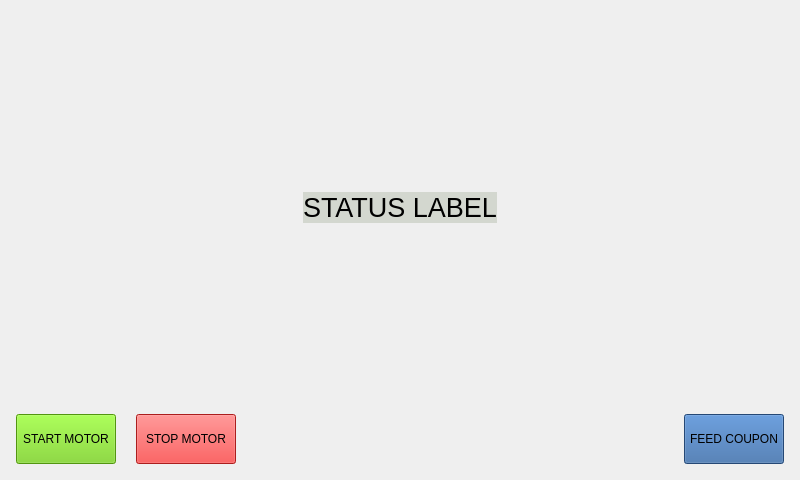
<?xml version="1.0" encoding="UTF-8"?>
<ui version="4.0">
 <class>MechanicalTestingWidget</class>
 <widget class="QWidget" name="MechanicalTestingWidget">
  <property name="geometry">
   <rect>
    <x>0</x>
    <y>0</y>
    <width>800</width>
    <height>480</height>
   </rect>
  </property>
  <property name="windowTitle">
   <string>Form</string>
  </property>
  <property name="styleSheet">
   <string notr="true">QPushButton#stop_btn{
background-color: rgb(239, 41, 41)
}

QPushButton#start_btn{
background-color: rgb(115, 210, 22)
}

QPushButton#feed_btn{
background-color:rgb(52, 101, 164)
}

QLabel#status_lbl{
background-color:rgb(211, 215, 207)
}</string>
  </property>
  <layout class="QVBoxLayout" name="verticalLayout">
   <item>
    <spacer name="verticalSpacer_2">
     <property name="orientation">
      <enum>Qt::Vertical</enum>
     </property>
     <property name="sizeHint" stdset="0">
      <size>
       <width>20</width>
       <height>40</height>
      </size>
     </property>
    </spacer>
   </item>
   <item alignment="Qt::AlignHCenter|Qt::AlignVCenter">
    <widget class="QLabel" name="status_lbl">
     <property name="font">
      <font>
       <pointsize>20</pointsize>
      </font>
     </property>
     <property name="text">
      <string>STATUS LABEL</string>
     </property>
     <property name="margin">
      <number>10</number>
     </property>
    </widget>
   </item>
   <item>
    <spacer name="verticalSpacer">
     <property name="orientation">
      <enum>Qt::Vertical</enum>
     </property>
     <property name="sizeHint" stdset="0">
      <size>
       <width>20</width>
       <height>40</height>
      </size>
     </property>
    </spacer>
   </item>
   <item>
    <layout class="QHBoxLayout" name="btn_layout">
     <property name="spacing">
      <number>20</number>
     </property>
     <property name="sizeConstraint">
      <enum>QLayout::SetDefaultConstraint</enum>
     </property>
     <property name="leftMargin">
      <number>5</number>
     </property>
     <property name="topMargin">
      <number>5</number>
     </property>
     <property name="rightMargin">
      <number>5</number>
     </property>
     <property name="bottomMargin">
      <number>5</number>
     </property>
     <item>
      <widget class="QPushButton" name="start_btn">
       <property name="minimumSize">
        <size>
         <width>100</width>
         <height>50</height>
        </size>
       </property>
       <property name="text">
        <string>START MOTOR</string>
       </property>
      </widget>
     </item>
     <item>
      <widget class="QPushButton" name="stop_btn">
       <property name="minimumSize">
        <size>
         <width>100</width>
         <height>50</height>
        </size>
       </property>
       <property name="text">
        <string>STOP MOTOR</string>
       </property>
      </widget>
     </item>
     <item>
      <spacer name="horizontalSpacer">
       <property name="orientation">
        <enum>Qt::Horizontal</enum>
       </property>
       <property name="sizeHint" stdset="0">
        <size>
         <width>40</width>
         <height>20</height>
        </size>
       </property>
      </spacer>
     </item>
     <item>
      <widget class="QPushButton" name="feed_btn">
       <property name="minimumSize">
        <size>
         <width>100</width>
         <height>50</height>
        </size>
       </property>
       <property name="text">
        <string>FEED COUPON</string>
       </property>
      </widget>
     </item>
    </layout>
   </item>
  </layout>
 </widget>
 <resources/>
 <connections/>
</ui>
